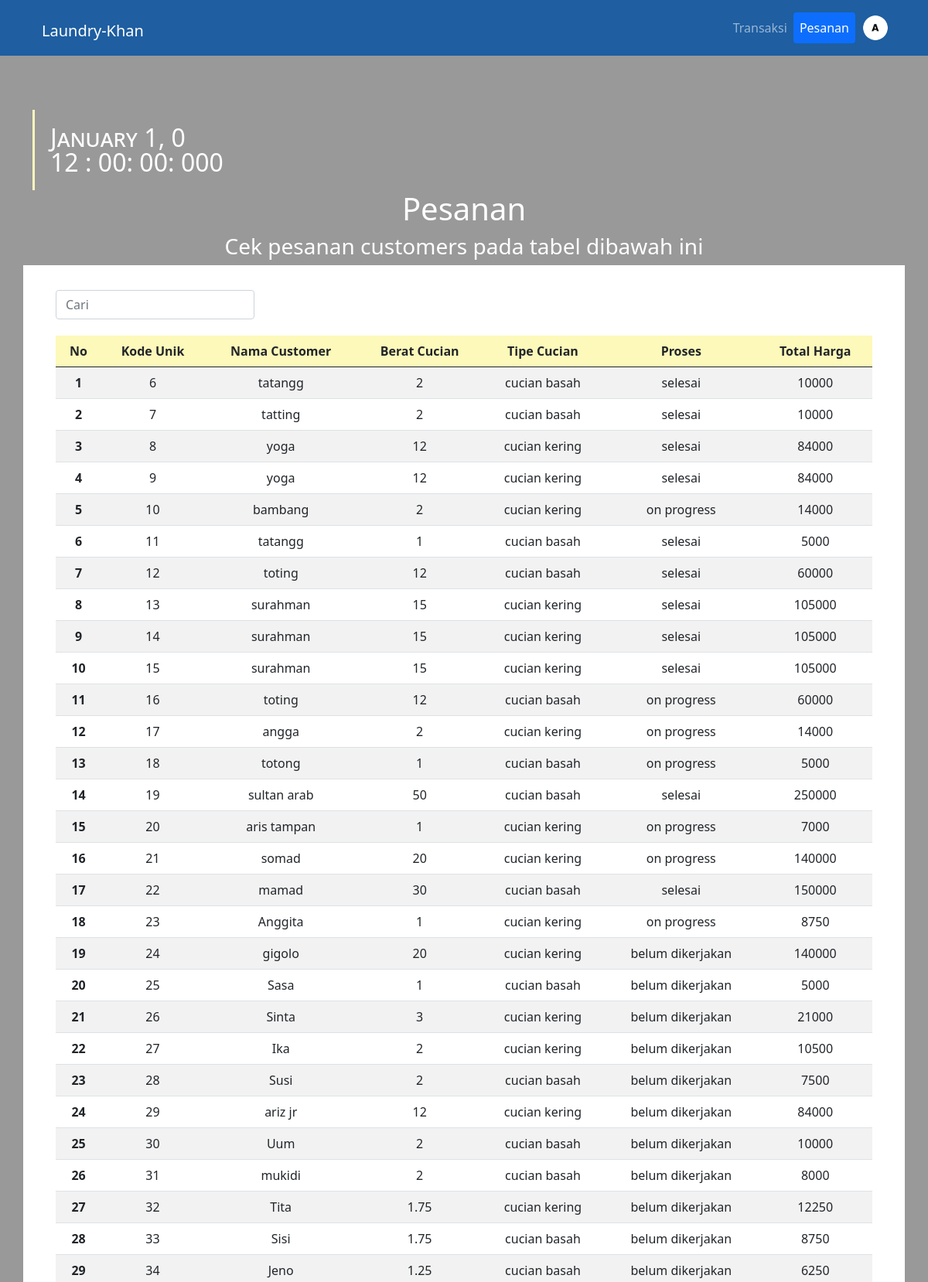
The page /login_page/admin/pesanan/index.php (signed in, upper part) on the database its author committed.
### tables this page shows
CREATE TABLE `trx` (
  `id` int(11) NOT NULL,
  `berat` float NOT NULL,
  `nama` varchar(100) NOT NULL,
  `tipe` varchar(100) NOT NULL,
  `harga` int(11) NOT NULL,
  `status` varchar(100) DEFAULT 'belum dikerjakan',
  `dikerjakan_oleh` int(11) DEFAULT 1
);

### login_page/admin/pesanan/index.php (the view, shortened to what this page needs)
<?php
 include("../../../process/connection.php");
 $query = mysqli_query($conn,"select * from trx");
 $row = 1;
 if ($_SESSION["role"] == "admin"){
?>
<!DOCTYPE html>
<html lang="en">
<head>
    <link rel="stylesheet" href="style.css">
    <link href="https://cdn.jsdelivr.net/npm/bootstrap@5.0.2/dist/css/bootstrap.min.css" rel="stylesheet"
>
</head>
<body onLoad="initClock()">
    <nav class="navbar navbar-expand-lg navbar-dark" id="nabar">
        <div class="container">
            <div class="container-fluid" id="logo">
                <h1><a class="navbar-brand" href="/project-pweb/login_page/admin/transaksi/">Laundry-Khan</a></h1>
            </div>
            <div class="collapse navbar-collapse " id="navbarNav">
                <ul class="navbar-nav nav-pills">
                    <li class="nav-item">
                        <a class="nav-link" href="/project-pweb/login_page/admin/transaksi/">Transaksi</a>
                    </li>
                    <li class="nav-item">
                        <a class="nav-link active" href="#" style="margin-right: 10px;">Pesanan</a>
                    </li>
                </ul>
                <div class="dropdown">
                    <a href="#" class="d-block link-dark text-decoration-none " data-bs-toggle="dropdown"
                        aria-expanded="false">
                        <img src="/project-pweb/asset/imgadmin.png" alt="mdo" width="32" height="32"
                            class="rounded-circle">
                    </a>
                </div>
            </div>
        </div>
    </nav>
    <div class="shadow">
        <div class="container content">
        <div id="timedate">
           <a id="mon">January</a>
           <a id="d">1</a>,
           <a id="y">0</a><br />
           <a id="h">12</a> :
           <a id="m">00</a>:
           <a id="s">00</a>:
           <a id="mi">000</a>
         </div>
            <div class="text">
                <center><h1>Pesanan</h1>
                <h3>Cek pesanan customers pada tabel dibawah ini</h3></center>
            </div>
            <div class="row overflow-auto" style="background-color: #FFFFFF;">
                <div class="col">
                        <div class="input-group mb-3">
                            <form action="index.php" method="post">
                                <input type="text" class="form-control" aria-label="search" placeholder="Cari" name="search" id="search">
                            </form>
                        </div>
                        <div id="contain">
                        <table class="table table-striped table-hover" style="background-color: #FFFFFF;">
                            <thead id="header">
                              <tr id="row">
                                <th scope="col">No</th>
                                <th scope="col">Kode Unik</th>
                                <th scope="col">Nama Customer</th>
                                <th scope="col">Berat Cucian</th>
                                <th scope="col">Tipe Cucian</th>
                                <th scope="col">Proses</th>
                                <th scope="col">Total Harga</th>
                              </tr>
                            </thead>
                            <tbody class="table-group-divider">
                              <?php while($data = mysqli_fetch_assoc($query)) : ?>
                              <tr>
                                <th scope="row"><?php echo $row ;?></th>
                                <td><?php echo $data["id"] ;?></td>
                                <td><?php echo $data["nama"] ;?></td>
                                <td><?php echo $data["berat"] ;?></td>
                                <td><?php echo $data["tipe"] ;?></td>
                                <td><?php echo $data["status"] ;?></td>
                                <td><?php echo $data["harga"] ;?></td>
                              </tr>
                            <?php $row = $row + 1; endwhile; ?>
                            </tbody>
                        </table>
            </div>
    </div>
</body>
</html>
<?php
}else{
  header("location: /project-pweb/login_page/");
}
?>

### login_page/admin/pesanan/style.css (style rules this page uses)
body { font-family: 'Poppins', sans-serif; background-image: url(/project-pweb/asset/bgpsn.png); background-repeat: no-repeat; background-size: cover; object-fit: fill; }
nav { background-color: #1E5EA1; }
#navbarNav { margin-right: 10px; }
.shadow { text-align: center; background-color: rgba(0, 0, 0, 0.4); color: #ffffff; padding-top: 4%; padding-bottom: 1%; align-items: center; display: flex; flex-direction: column; }
table { margin-top: 2%; }
.nav-link { color: #FFFFFF; text-decoration: none; }
.text { color: #FFFFFF; }
.row { padding: 10px 30px 20px 30px; margin-top: 50px; }
#header { background-color: #FDF9BA; }
.input-group { width: 300px; margin-top: 2%; }
.content { margin-top: 100px; }
#timedate { font: small-caps lighter 32px/100% "Segoe UI", Frutiger, "Frutiger Linotype", "Dejavu Sans", "Helvetica Neue", Arial, sans-serif; text-align:left; width: 50%; color:#ffffff; border-left: 3px solid #FFF6BF; padding: 20px; margin-top: -7%; }

### rows shown on the page
trx: id "6", nama "tatangg", berat "2", tipe "cucian basah", status "selesai", harga "10000"
trx: id "7", nama "tatting", berat "2", tipe "cucian basah", status "selesai", harga "10000"
trx: id "8", nama "yoga", berat "12", tipe "cucian kering", status "selesai", harga "84000"
trx: id "9", nama "yoga", berat "12", tipe "cucian kering", status "selesai", harga "84000"
trx: id "10", nama "bambang", berat "2", tipe "cucian kering", status "on progress", harga "14000"
trx: id "11", nama "tatangg", berat "1", tipe "cucian basah", status "selesai", harga "5000"
trx: id "12", nama "toting", berat "12", tipe "cucian basah", status "selesai", harga "60000"
trx: id "13", nama "surahman", berat "15", tipe "cucian kering", status "selesai", harga "105000"
trx: id "14", nama "surahman", berat "15", tipe "cucian kering", status "selesai", harga "105000"
trx: id "15", nama "surahman", berat "15", tipe "cucian kering", status "selesai", harga "105000"
trx: id "16", nama "toting", berat "12", tipe "cucian basah", status "on progress", harga "60000"
trx: id "17", nama "angga", berat "2", tipe "cucian kering", status "on progress", harga "14000"
trx: id "18", nama "totong", berat "1", tipe "cucian basah", status "on progress", harga "5000"
trx: id "19", nama "sultan arab", berat "50", tipe "cucian basah", status "selesai", harga "250000"
trx: id "20", nama "aris tampan", berat "1", tipe "cucian kering", status "on progress", harga "7000"
trx: id "21", nama "somad", berat "20", tipe "cucian kering", status "on progress", harga "140000"
trx: id "22", nama "mamad", berat "30", tipe "cucian basah", status "selesai", harga "150000"
trx: id "23", nama "Anggita", berat "1", tipe "cucian kering", status "on progress", harga "8750"
trx: id "24", nama "gigolo", berat "20", tipe "cucian kering", status "belum dikerjakan", harga "140000"
trx: id "25", nama "Sasa", berat "1", tipe "cucian basah", status "belum dikerjakan", harga "5000"
trx: id "26", nama "Sinta", berat "3", tipe "cucian kering", status "belum dikerjakan", harga "21000"
trx: id "27", nama "Ika", berat "2", tipe "cucian kering", status "belum dikerjakan", harga "10500"
trx: id "28", nama "Susi", berat "2", tipe "cucian basah", status "belum dikerjakan", harga "7500"
trx: id "29", nama "ariz jr", berat "12", tipe "cucian kering", status "belum dikerjakan", harga "84000"
trx: id "30", nama "Uum", berat "2", tipe "cucian basah", status "belum dikerjakan", harga "10000"
trx: id "31", nama "mukidi", berat "2", tipe "cucian basah", status "belum dikerjakan", harga "8000"
trx: id "32", nama "Tita", berat "1.75", tipe "cucian kering", status "belum dikerjakan", harga "12250"
trx: id "33", nama "Sisi", berat "1.75", tipe "cucian basah", status "belum dikerjakan", harga "8750"
trx: id "34", nama "Jeno", berat "1.25", tipe "cucian basah", status "belum dikerjakan", harga "6250"
